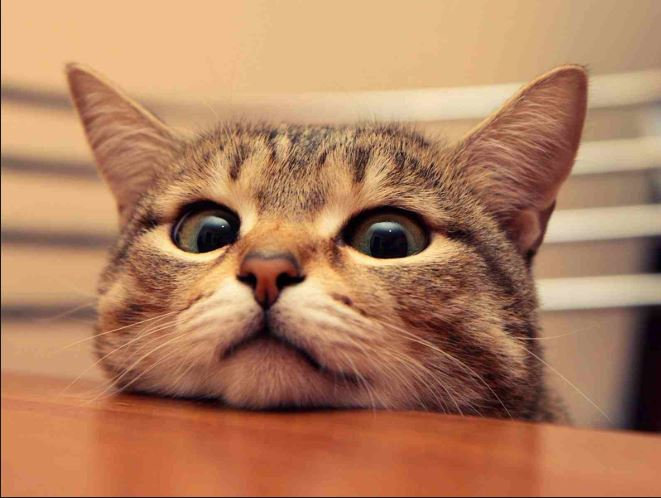
#> input picture SampleProgram/cat.jpg, 661 x 498 px
$ python Image_opencv.py
#> lines starting #> are read from the running program, lines starting #| are printed output that depends on the picture
import numpy as np
import cv2

color = cv2.imread("cat.jpg", 1) #if you encountered error please use the exact path location
#> color is the input picture: shape (498, 661, 3); mean B, G, R 94.3, 127.1, 176.8
cv2.imshow("Image",color)
cv2.moveWindow("Image",0,0)
print(color.shape)
#| (498, 661, 3)
height,width,channels = color.shape
#> height = 498; width = 661; channels = 3

b,g,r = cv2.split(color)
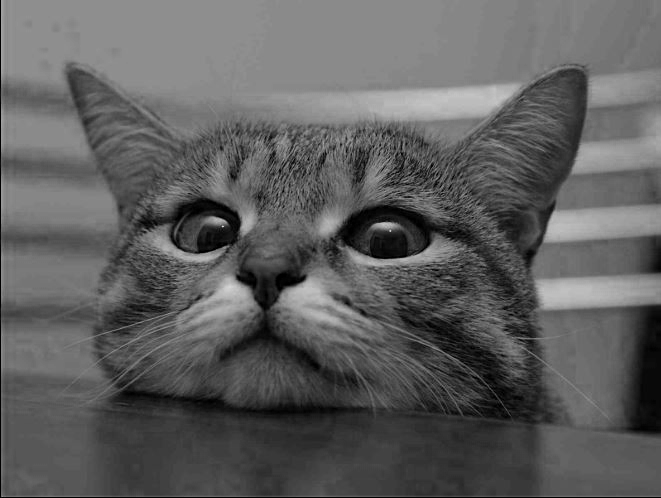
#> b: shape (498, 661); min 0, max 216, mean 94.3
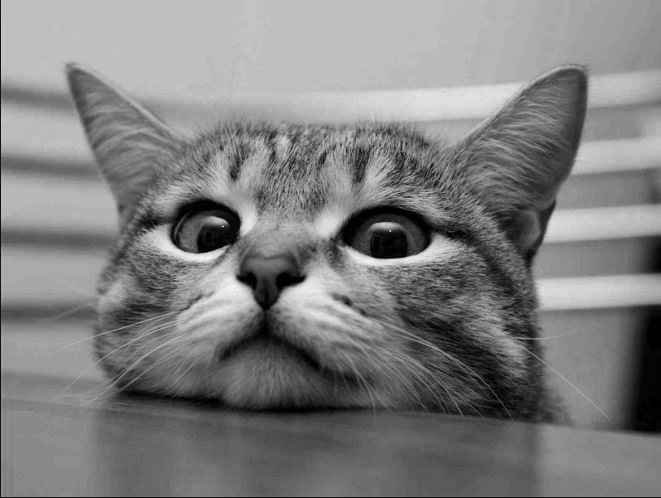
#> g: shape (498, 661); min 0, max 247, mean 127.1
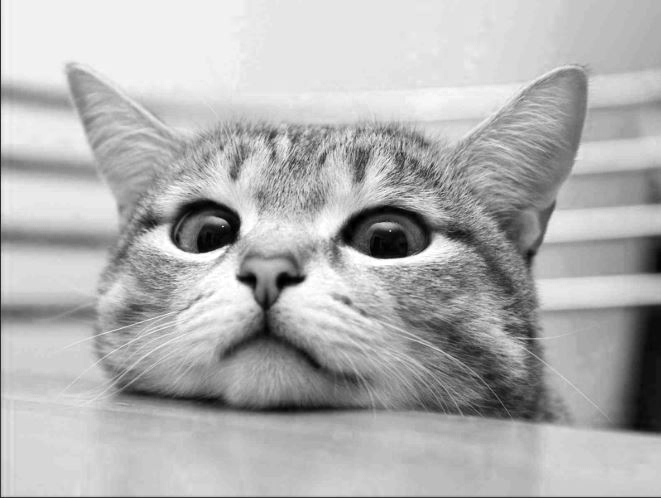
#> r: shape (498, 661); min 0, max 255, mean 176.8

rgb_split = np.empty([height,width*3,3],'uint8')

rgb_split[:, 0:width] = cv2.merge([b,b,b])
rgb_split[:, width:width*2] = cv2.merge([g,g,g])
rgb_split[:, width*2:width*3] = cv2.merge([r,r,r])
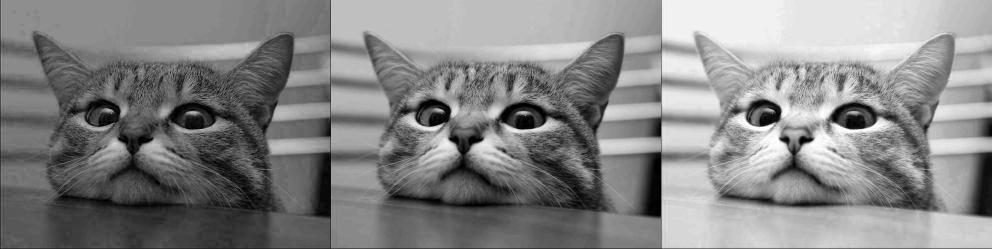
#> rgb_split: shape (498, 1983, 3) (shown at 1/2 size); min 0, max 255, mean 132.8

cv2.imshow("Channels",rgb_split)
cv2.moveWindow("Channels",0,height)

hsv = cv2.cvtColor(color, cv2.COLOR_BGR2HSV)
#> hsv: shape (498, 661, 3); mean H, S, V 18.2, 122.9, 176.9
h,s,v = cv2.split(hsv)
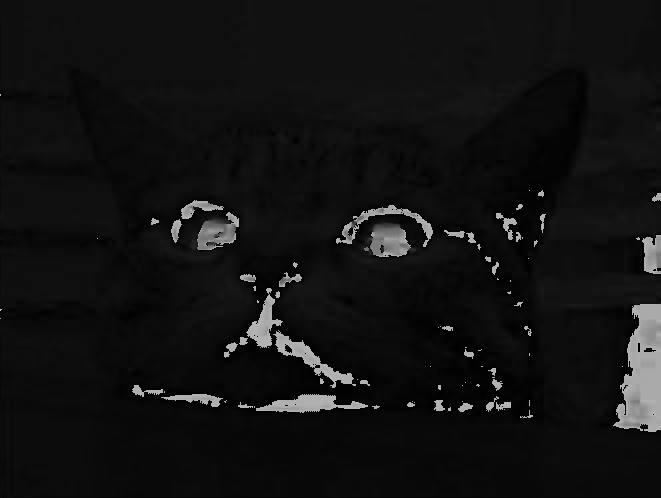
#> h: shape (498, 661); min 0, max 179, mean 18.2
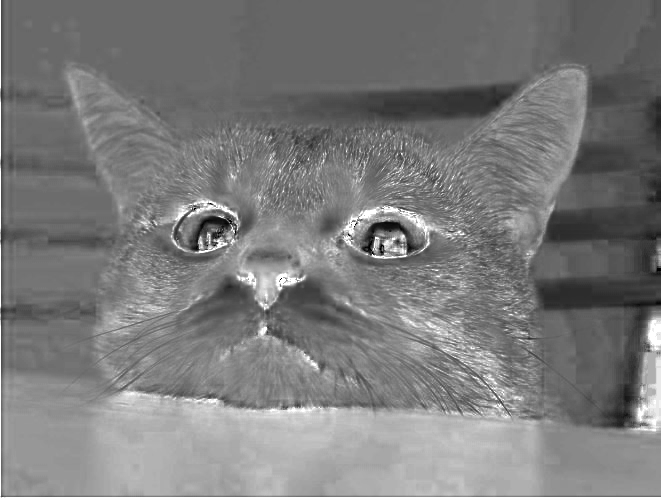
#> s: shape (498, 661); min 0, max 255, mean 122.9
hsv_split = np.concatenate((h,s,v),axis=1)
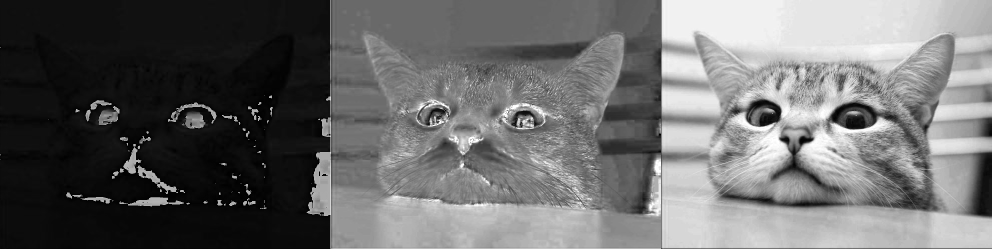
#> hsv_split: shape (498, 1983) (shown at 1/2 size); min 0, max 255, mean 106
cv2.imshow("Split HSV",hsv_split)

cv2.waitKey(0)
cv2.destroyAllWindows()
